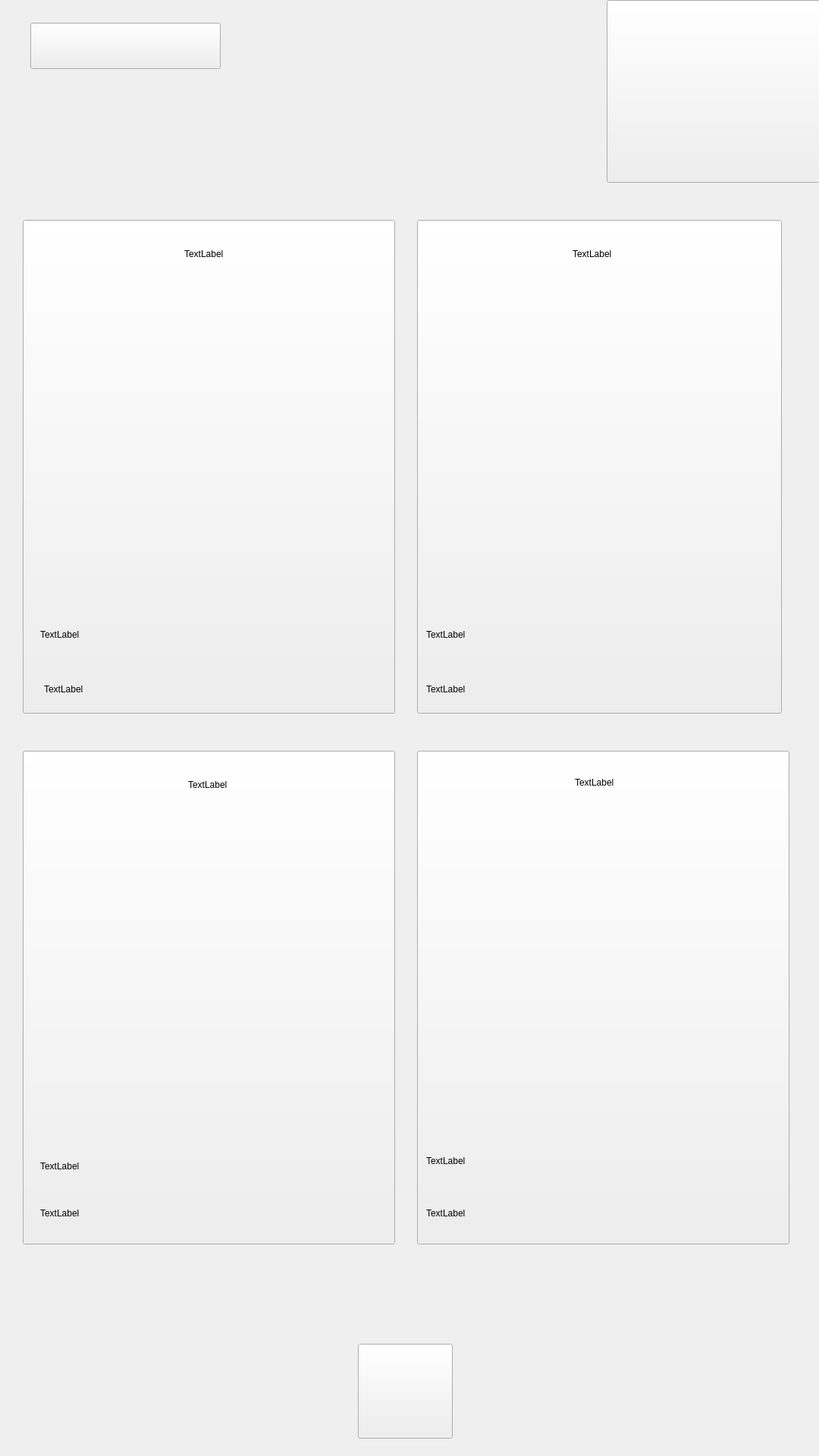
<?xml version="1.0" encoding="UTF-8"?>
<ui version="4.0">
 <class>page_select_product</class>
 <widget class="QWidget" name="page_select_product">
  <property name="geometry">
   <rect>
    <x>0</x>
    <y>0</y>
    <width>1080</width>
    <height>1920</height>
   </rect>
  </property>
  <property name="windowTitle">
   <string>Form</string>
  </property>
  <property name="styleSheet">
   <string notr="true"/>
  </property>
  <widget class="QPushButton" name="selection1_Button">
   <property name="enabled">
    <bool>true</bool>
   </property>
   <property name="geometry">
    <rect>
     <x>30</x>
     <y>290</y>
     <width>491</width>
     <height>651</height>
    </rect>
   </property>
   <property name="minimumSize">
    <size>
     <width>150</width>
     <height>300</height>
    </size>
   </property>
   <property name="maximumSize">
    <size>
     <width>500</width>
     <height>700</height>
    </size>
   </property>
   <property name="baseSize">
    <size>
     <width>150</width>
     <height>300</height>
    </size>
   </property>
   <property name="text">
    <string/>
   </property>
  </widget>
  <widget class="QPushButton" name="selection2_Button">
   <property name="enabled">
    <bool>true</bool>
   </property>
   <property name="geometry">
    <rect>
     <x>550</x>
     <y>290</y>
     <width>481</width>
     <height>651</height>
    </rect>
   </property>
   <property name="text">
    <string/>
   </property>
  </widget>
  <widget class="QPushButton" name="p_page_maintenanceButton">
   <property name="geometry">
    <rect>
     <x>800</x>
     <y>0</y>
     <width>281</width>
     <height>241</height>
    </rect>
   </property>
   <property name="text">
    <string/>
   </property>
  </widget>
  <widget class="QPushButton" name="selection3_Button">
   <property name="enabled">
    <bool>true</bool>
   </property>
   <property name="geometry">
    <rect>
     <x>30</x>
     <y>990</y>
     <width>491</width>
     <height>651</height>
    </rect>
   </property>
   <property name="text">
    <string/>
   </property>
  </widget>
  <widget class="QPushButton" name="selection4_Button">
   <property name="enabled">
    <bool>true</bool>
   </property>
   <property name="geometry">
    <rect>
     <x>550</x>
     <y>990</y>
     <width>491</width>
     <height>651</height>
    </rect>
   </property>
   <property name="text">
    <string/>
   </property>
  </widget>
  <widget class="QPushButton" name="mainPage_Button">
   <property name="geometry">
    <rect>
     <x>40</x>
     <y>30</y>
     <width>251</width>
     <height>61</height>
    </rect>
   </property>
   <property name="text">
    <string/>
   </property>
  </widget>
  <widget class="QPushButton" name="helpPage_Button">
   <property name="geometry">
    <rect>
     <x>472</x>
     <y>1772</y>
     <width>125</width>
     <height>125</height>
    </rect>
   </property>
   <property name="text">
    <string/>
   </property>
  </widget>
  <widget class="QLabel" name="product_1_photo_label">
   <property name="geometry">
    <rect>
     <x>53</x>
     <y>334</y>
     <width>450</width>
     <height>450</height>
    </rect>
   </property>
   <property name="text">
    <string/>
   </property>
  </widget>
  <widget class="QLabel" name="product_2_photo_label">
   <property name="geometry">
    <rect>
     <x>562</x>
     <y>334</y>
     <width>450</width>
     <height>450</height>
    </rect>
   </property>
   <property name="text">
    <string/>
   </property>
  </widget>
  <widget class="QLabel" name="product_3_photo_label">
   <property name="geometry">
    <rect>
     <x>53</x>
     <y>1032</y>
     <width>450</width>
     <height>450</height>
    </rect>
   </property>
   <property name="text">
    <string/>
   </property>
  </widget>
  <widget class="QLabel" name="product_4_photo_label">
   <property name="geometry">
    <rect>
     <x>562</x>
     <y>1032</y>
     <width>450</width>
     <height>450</height>
    </rect>
   </property>
   <property name="text">
    <string/>
   </property>
  </widget>
  <widget class="QLabel" name="product_1_name_label">
   <property name="geometry">
    <rect>
     <x>58</x>
     <y>875</y>
     <width>450</width>
     <height>67</height>
    </rect>
   </property>
   <property name="text">
    <string>TextLabel</string>
   </property>
  </widget>
  <widget class="QLabel" name="product_2_name_label">
   <property name="geometry">
    <rect>
     <x>562</x>
     <y>875</y>
     <width>450</width>
     <height>67</height>
    </rect>
   </property>
   <property name="text">
    <string>TextLabel</string>
   </property>
  </widget>
  <widget class="QLabel" name="product_3_name_label">
   <property name="geometry">
    <rect>
     <x>53</x>
     <y>1568</y>
     <width>450</width>
     <height>63</height>
    </rect>
   </property>
   <property name="text">
    <string>TextLabel</string>
   </property>
  </widget>
  <widget class="QLabel" name="product_4_name_label">
   <property name="geometry">
    <rect>
     <x>562</x>
     <y>1568</y>
     <width>450</width>
     <height>63</height>
    </rect>
   </property>
   <property name="text">
    <string>TextLabel</string>
   </property>
  </widget>
  <widget class="QLabel" name="product_1_icon_label">
   <property name="geometry">
    <rect>
     <x>243</x>
     <y>294</y>
     <width>81</width>
     <height>81</height>
    </rect>
   </property>
   <property name="text">
    <string>TextLabel</string>
   </property>
  </widget>
  <widget class="QLabel" name="product_2_icon_label">
   <property name="geometry">
    <rect>
     <x>755</x>
     <y>294</y>
     <width>81</width>
     <height>81</height>
    </rect>
   </property>
   <property name="text">
    <string>TextLabel</string>
   </property>
  </widget>
  <widget class="QLabel" name="product_3_icon_label">
   <property name="geometry">
    <rect>
     <x>248</x>
     <y>994</y>
     <width>81</width>
     <height>81</height>
    </rect>
   </property>
   <property name="text">
    <string>TextLabel</string>
   </property>
  </widget>
  <widget class="QLabel" name="product_4_icon_label">
   <property name="geometry">
    <rect>
     <x>758</x>
     <y>991</y>
     <width>81</width>
     <height>81</height>
    </rect>
   </property>
   <property name="text">
    <string>TextLabel</string>
   </property>
  </widget>
  <widget class="QLabel" name="product_3_type_label">
   <property name="geometry">
    <rect>
     <x>53</x>
     <y>1514</y>
     <width>450</width>
     <height>48</height>
    </rect>
   </property>
   <property name="text">
    <string>TextLabel</string>
   </property>
  </widget>
  <widget class="QLabel" name="product_2_type_label">
   <property name="geometry">
    <rect>
     <x>562</x>
     <y>814</y>
     <width>450</width>
     <height>46</height>
    </rect>
   </property>
   <property name="text">
    <string>TextLabel</string>
   </property>
  </widget>
  <widget class="QLabel" name="product_4_type_label">
   <property name="geometry">
    <rect>
     <x>562</x>
     <y>1508</y>
     <width>450</width>
     <height>46</height>
    </rect>
   </property>
   <property name="text">
    <string>TextLabel</string>
   </property>
  </widget>
  <widget class="QLabel" name="product_1_type_label">
   <property name="geometry">
    <rect>
     <x>53</x>
     <y>814</y>
     <width>450</width>
     <height>46</height>
    </rect>
   </property>
   <property name="text">
    <string>TextLabel</string>
   </property>
  </widget>
 </widget>
 <resources/>
 <connections/>
</ui>
